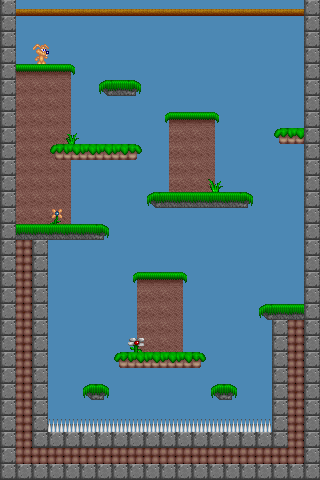

Rendered tile map (Tiled .tmx) drawn with the repository's tilesets; below, a short description and the full map source, tile grids included:
An orthogonal 20x30 tile map with 16x16 px tiles, 3 tile layers (back, second, front), 2 tilesets.

<map version="1.0" orientation="orthogonal" renderorder="right-down" width="20" height="30" tilewidth="16" tileheight="16" backgroundcolor="#4c88b4" nextobjectid="1">
 <tileset firstgid="1" name="tiles" tilewidth="34" tileheight="42" tilecount="34" columns="0">
  <tile id="0">
   <properties>
    <property name="scene" value="res://scenes/misc/player_pos.tscn" />
   </properties>
   <image width="17" height="21" source="../graphics/characters/dog/sprite_1.png" />
  </tile>
  <tile id="1">
   <properties>
    <property name="scene" value="res://scenes/enemies/enemy_1.tscn" />
   </properties>
   <image width="17" height="21" source="../graphics/characters/frog/sprite_1.png" />
  </tile>
  <tile id="2">
   <properties>
    <property name="scene" value="res://scenes/enemies/bear.tscn" />
   </properties>
   <image width="15" height="19" source="../graphics/characters/bear/sprite_1.png" />
  </tile>
  <tile id="3">
   <properties>
    <property name="scene" value="res://scenes/enemies/monkey.tscn" />
   </properties>
   <image width="15" height="19" source="../graphics/characters/monkey/sprite_1.png" />
  </tile>
  <tile id="5">
   <properties>
    <property name="scene" value="res://scenes/tiles/dirt_center.tscn" />
   </properties>
   <image width="16" height="16" source="../graphics/tiles/dirt_center.png" />
  </tile>
  <tile id="6">
   <properties>
    <property name="scene" value="res://scenes/tiles/dirt_left.tscn" />
   </properties>
   <image width="16" height="16" source="../graphics/tiles/dirt_left.png" />
  </tile>
  <tile id="7">
   <properties>
    <property name="scene" value="res://scenes/tiles/dirt_mid.tscn" />
   </properties>
   <image width="16" height="16" source="../graphics/tiles/dirt_mid.png" />
  </tile>
  <tile id="8">
   <properties>
    <property name="scene" value="res://scenes/tiles/dirt_right.tscn" />
   </properties>
   <image width="16" height="16" source="../graphics/tiles/dirt_right.png" />
  </tile>
  <tile id="15">
   <properties>
    <property name="scene" value="res://scenes/tiles/oneway_mid_left.tscn" />
   </properties>
   <image width="16" height="16" source="../graphics/tiles/dirt2_mid_left.png" />
  </tile>
  <tile id="16">
   <properties>
    <property name="scene" value="res://scenes/tiles/oneway_mid_right.tscn" />
   </properties>
   <image width="16" height="16" source="../graphics/tiles/dirt2_mid_right.png" />
  </tile>
  <tile id="17">
   <properties>
    <property name="scene" value="res://scenes/tiles/oneway_left.tscn" />
   </properties>
   <image width="16" height="16" source="../graphics/tiles/dirt2_left.png" />
  </tile>
  <tile id="18">
   <properties>
    <property name="scene" value="res://scenes/tiles/oneway_mid.tscn" />
   </properties>
   <image width="16" height="16" source="../graphics/tiles/dirt2_mid.png" />
  </tile>
  <tile id="19">
   <properties>
    <property name="scene" value="res://scenes/tiles/oneway_right.tscn" />
   </properties>
   <image width="16" height="16" source="../graphics/tiles/dirt2_right.png" />
  </tile>
  <tile id="20">
   <properties>
    <property name="scene" value="res://scenes/tiles/lift.tscn" />
   </properties>
   <image width="16" height="7" source="../graphics/tiles/lift_1.png" />
  </tile>
  <tile id="21">
   <properties>
    <property name="scene" value="res://scenes/tiles/spikes.tscn" />
   </properties>
   <image width="16" height="16" source="../graphics/tiles/spikes.png" />
  </tile>
  <tile id="22">
   <properties>
    <property name="scene" value="res://scenes/tiles/grassstone_left.tscn" />
   </properties>
   <image width="16" height="16" source="../graphics/tiles/grassstone_left.png" />
  </tile>
  <tile id="23">
   <properties>
    <property name="scene" value="res://scenes/tiles/grassstone_mid.tscn" />
   </properties>
   <image width="16" height="16" source="../graphics/tiles/grassstone_mid.png" />
  </tile>
  <tile id="24">
   <properties>
    <property name="scene" value="res://scenes/tiles/grassstone_right.tscn" />
   </properties>
   <image width="16" height="16" source="../graphics/tiles/grassstone_right.png" />
  </tile>
  <tile id="25">
   <properties>
    <property name="scene" value="res://scenes/tiles/phantom_1.tscn" />
   </properties>
   <image width="16" height="16" source="../graphics/tiles/phantom_1_1.png" />
  </tile>
  <tile id="26">
   <properties>
    <property name="scene" value="res://scenes/tiles/random_dirt.tscn" />
   </properties>
   <image width="16" height="16" source="../graphics/tiles/random_dirt_1.png" />
  </tile>
  <tile id="27">
   <properties>
    <property name="scene" value="res://scenes/tiles/stone.tscn" />
   </properties>
   <image width="16" height="16" source="../graphics/tiles/stone1.png" />
  </tile>
  <tile id="28">
   <properties>
    <property name="scene" value="res://scenes/decor/decor_1.tscn" />
   </properties>
   <image width="16" height="16" source="../graphics/decor/decor_1.png" />
  </tile>
  <tile id="29">
   <properties>
    <property name="scene" value="res://scenes/decor/decor_2.tscn" />
   </properties>
   <image width="16" height="16" source="../graphics/decor/decor_2.png" />
  </tile>
  <tile id="30">
   <properties>
    <property name="scene" value="res://scenes/decor/decor_3.tscn" />
   </properties>
   <image width="16" height="16" source="../graphics/decor/decor_3.png" />
  </tile>
  <tile id="31">
   <properties>
    <property name="scene" value="res://scenes/decor/decor_4.tscn" />
   </properties>
   <image width="16" height="16" source="../graphics/decor/decor_4.png" />
  </tile>
  <tile id="32">
   <properties>
    <property name="scene" value="res://scenes/decor/decor_5.tscn" />
   </properties>
   <image width="16" height="16" source="../graphics/decor/decor_5.png" />
  </tile>
  <tile id="33">
   <properties>
    <property name="scene" value="res://scenes/decor/decor_6.tscn" />
   </properties>
   <image width="16" height="16" source="../graphics/decor/decor_6.png" />
  </tile>
  <tile id="34">
   <properties>
    <property name="scene" value="res://scenes/decor/decor_7.tscn" />
   </properties>
   <image width="16" height="16" source="../graphics/decor/decor_7.png" />
  </tile>
  <tile id="35">
   <properties>
    <property name="scene" value="res://scenes/decor/decor_8.tscn" />
   </properties>
   <image width="16" height="16" source="../graphics/decor/decor_8.png" />
  </tile>
  <tile id="36">
   <properties>
    <property name="scene" value="res://scenes/items/apple_pick.tscn" />
   </properties>
   <image width="12" height="13" source="../graphics/items/apple.png" />
  </tile>
  <tile id="37">
   <properties>
    <property name="scene" value="res://scenes/items/diamond_red.tscn" />
   </properties>
   <image width="13" height="10" source="../graphics/items/diamond_red.png" />
  </tile>
  <tile id="38">
   <properties>
    <property name="scene" value="res://scenes/items/meat.tscn" />
   </properties>
   <image width="14" height="11" source="../graphics/items/meat.png" />
  </tile>
  <tile id="39">
   <properties>
    <property name="scene" value="res://scenes/items/item_watermelon.tscn" />
   </properties>
   <image width="15" height="15" source="../graphics/items/watermelon.png" />
  </tile>
  <tile id="41">
   <properties>
    <property name="scene" value="res://scenes/tiles/oneway_center.tscn" />
   </properties>
   <image width="16" height="16" source="../graphics/tiles/dirt2_center.png" />
  </tile>
 </tileset>
 <tileset firstgid="43" name="tiles" tilewidth="34" tileheight="42" tilecount="18" columns="0">
  <tile id="0">
   <properties>
    <property name="scene" value="res://scenes/tiles/dirt_center.tscn" />
   </properties>
   <image width="16" height="16" source="../graphics/tiles/dirt_center.png" />
  </tile>
  <tile id="1">
   <properties>
    <property name="scene" value="res://scenes/tiles/dirt_left.tscn" />
   </properties>
   <image width="16" height="16" source="../graphics/tiles/dirt_left.png" />
  </tile>
  <tile id="2">
   <properties>
    <property name="scene" value="res://scenes/tiles/dirt_mid.tscn" />
   </properties>
   <image width="16" height="16" source="../graphics/tiles/dirt_mid.png" />
  </tile>
  <tile id="3">
   <properties>
    <property name="scene" value="res://scenes/tiles/dirt_right.tscn" />
   </properties>
   <image width="16" height="16" source="../graphics/tiles/dirt_right.png" />
  </tile>
  <tile id="4">
   <properties>
    <property name="scene" value="res://scenes/tiles/oneway_center.tscn" />
   </properties>
   <image width="16" height="16" source="../graphics/tiles/dirt2_center.png" />
  </tile>
  <tile id="5">
   <properties>
    <property name="scene" value="res://scenes/tiles/oneway_mid.tscn" />
   </properties>
   <image width="16" height="16" source="../graphics/tiles/dirt2_mid.png" />
  </tile>
  <tile id="6">
   <properties>
    <property name="scene" value="res://scenes/items/item_watermelon.tscn" />
   </properties>
   <image width="15" height="15" source="../graphics/items/watermelon.png" />
  </tile>
  <tile id="8">
   <properties>
    <property name="scene" value="res://scenes/enemies/enemy_1.tscn" />
   </properties>
   <image width="17" height="21" source="../graphics/characters/frog/sprite_2.png" />
  </tile>
  <tile id="9">
   <properties>
    <property name="scene" value="res://scenes/items/diamond_red.tscn" />
   </properties>
   <image width="13" height="10" source="../graphics/items/diamond_red.png" />
  </tile>
  <tile id="10">
   <properties>
    <property name="scene" value="res://scenes/tiles/spikes.tscn" />
   </properties>
   <image width="16" height="16" source="../graphics/tiles/spikes.png" />
  </tile>
  <tile id="11">
   <properties>
    <property name="scene" value="res://scenes/items/meat.tscn" />
   </properties>
   <image width="14" height="11" source="../graphics/items/meat.png" />
  </tile>
  <tile id="12">
   <properties>
    <property name="scene" value="res://scenes/enemies/bear.tscn" />
   </properties>
   <image width="15" height="19" source="../graphics/characters/bear/sprite_1.png" />
  </tile>
  <tile id="13">
   <properties>
    <property name="scene" value="res://scenes/tiles/lift.tscn" />
   </properties>
   <image width="16" height="7" source="../graphics/tiles/lift_1.png" />
  </tile>
  <tile id="14">
   <properties>
    <property name="scene" value="res://scenes/tiles/stone.tscn" />
   </properties>
   <image width="16" height="16" source="../graphics/tiles/stone2.png" />
  </tile>
  <tile id="15">
   <properties>
    <property name="scene" value="res://scenes/enemies/monkey.tscn" />
   </properties>
   <image width="15" height="19" source="../graphics/characters/monkey/sprite_1.png" />
  </tile>
  <tile id="16">
   <properties>
    <property name="scene" value="res://scenes/misc/player_pos.tscn" />
   </properties>
   <image width="17" height="21" source="../graphics/characters/dog/sprite_1.png" />
  </tile>
  <tile id="18">
   <properties>
    <property name="scene" value="res://scenes/tiles/phantom_1.tscn" />
   </properties>
   <image width="16" height="16" source="../graphics/tiles/phantom_1_1.png" />
  </tile>
  <tile id="19">
   <properties>
    <property name="scene" value="res://scenes/tiles/random_dirt.tscn" />
   </properties>
   <image width="16" height="16" source="../graphics/tiles/random_dirt_1.png" />
  </tile>
 </tileset>
 <layer name="back" width="20" height="30">
  <data encoding="csv">
0,0,0,0,0,0,0,0,0,0,0,0,0,0,0,0,0,0,0,0,
0,0,0,0,0,0,0,0,0,0,0,0,0,0,0,0,0,0,0,0,
0,0,0,0,0,0,0,0,0,0,0,0,0,0,0,0,0,0,0,0,
0,0,0,0,0,0,0,0,0,0,0,0,0,0,0,0,0,0,0,0,
0,0,0,0,0,0,0,0,0,0,0,0,0,0,0,0,0,0,0,0,
0,42,42,42,16,0,0,0,0,0,0,0,0,0,0,0,0,0,0,0,
0,42,42,42,16,0,0,0,0,0,0,0,0,0,0,0,0,0,0,0,
0,42,42,42,16,0,0,0,0,0,0,0,0,0,0,0,0,0,0,0,
0,42,42,42,16,0,0,0,0,0,17,42,42,16,0,0,0,0,0,0,
0,42,42,42,0,0,0,0,0,0,17,42,42,16,0,0,0,0,0,0,
0,42,42,42,16,0,0,0,0,0,17,42,42,16,0,0,0,0,0,0,
0,42,42,42,16,0,0,0,0,0,17,42,42,16,0,0,0,0,0,0,
0,42,42,42,16,0,0,0,0,0,0,0,0,0,0,0,0,0,0,0,
0,42,42,42,16,0,0,0,0,0,0,0,0,0,0,0,0,0,0,0,
0,0,0,0,0,0,0,0,0,0,0,0,0,0,0,0,0,0,0,0,
0,0,0,0,0,0,0,0,0,0,0,0,0,0,0,0,0,0,0,0,
0,0,0,0,0,0,0,0,0,0,0,0,0,0,0,0,0,0,0,0,
0,0,0,0,0,0,0,0,0,0,0,0,0,0,0,0,0,0,0,0,
0,0,0,0,0,0,0,0,17,42,42,16,0,0,0,0,0,0,0,0,
0,0,0,0,0,0,0,0,17,42,42,16,0,0,0,0,0,0,0,0,
0,0,0,0,0,0,0,0,17,42,42,16,0,0,0,0,0,0,0,0,
0,0,0,0,0,0,0,0,17,42,42,16,0,0,0,0,0,0,0,0,
0,0,0,0,0,0,0,0,0,0,0,0,0,0,0,0,0,0,0,0,
0,0,0,0,0,0,0,0,0,0,0,0,0,0,0,0,0,0,0,0,
0,0,0,0,0,0,0,0,0,0,0,0,0,0,0,0,0,0,0,0,
0,0,0,0,0,0,0,0,0,0,0,0,0,0,0,0,0,0,0,0,
0,0,0,0,0,0,0,0,0,0,0,0,0,0,0,0,0,0,0,0,
0,0,0,0,0,0,0,0,0,0,0,0,0,0,0,0,0,0,0,0,
0,0,0,0,0,0,0,0,0,0,0,0,0,0,0,0,0,0,0,0,
0,0,0,0,0,0,0,0,0,0,0,0,0,0,0,0,0,0,0,0
</data>
 </layer>
 <layer name="second" width="20" height="30">
  <data encoding="csv">
0,0,0,0,0,0,0,0,0,0,0,0,0,0,0,0,0,0,0,0,
0,0,0,0,0,0,0,0,0,0,0,0,0,0,0,0,0,0,0,0,
0,0,0,0,0,0,0,0,0,0,0,0,0,0,0,0,0,0,0,0,
0,0,0,0,0,0,0,0,0,0,0,0,0,0,0,0,0,0,0,0,
0,0,0,0,0,0,0,0,0,0,0,0,0,0,0,0,0,0,0,0,
0,0,0,0,0,0,0,0,0,0,0,0,0,0,0,0,0,0,0,0,
0,0,0,0,0,0,0,0,0,0,0,0,0,0,0,0,0,0,0,0,
0,0,0,0,0,0,0,0,0,0,0,0,0,0,0,0,0,0,0,0,
0,0,0,0,31,0,0,0,0,0,0,0,0,0,0,0,0,0,0,0,
0,0,0,0,0,0,0,0,0,0,0,0,0,0,0,0,0,0,0,0,
0,0,0,0,0,0,0,0,0,0,0,0,0,0,0,0,0,0,0,0,
0,0,0,0,0,0,0,0,0,0,0,0,0,36,0,0,0,0,0,0,
0,0,0,0,0,0,0,0,0,0,0,0,0,0,0,0,0,0,0,0,
0,0,0,29,0,0,0,0,0,0,0,0,0,0,0,0,0,0,0,0,
0,0,0,0,0,0,0,0,0,0,0,0,0,0,0,0,0,0,0,0,
0,0,0,0,0,0,0,0,0,0,0,0,0,0,0,0,0,0,0,0,
0,0,0,0,0,0,0,0,0,0,0,0,0,0,0,0,0,0,0,0,
0,0,0,0,0,0,0,0,0,0,0,0,0,0,0,0,0,0,0,0,
0,0,0,0,0,0,0,0,0,0,0,0,0,0,0,0,0,0,0,0,
0,0,0,0,0,0,0,0,0,0,0,0,0,0,0,0,0,0,0,0,
0,0,0,0,0,0,0,0,0,0,0,0,0,0,0,0,0,0,0,0,
0,0,0,0,0,0,0,0,30,0,0,0,0,0,0,0,0,0,0,0,
0,0,0,0,0,0,0,0,0,0,0,0,0,0,0,0,0,0,0,0,
0,0,0,0,0,0,0,0,0,0,0,0,0,0,0,0,0,0,0,0,
0,0,0,0,0,0,0,0,0,0,0,0,0,0,0,0,0,0,0,0,
0,0,0,0,0,0,0,0,0,0,0,0,0,0,0,0,0,0,0,0,
0,0,0,0,0,0,0,0,0,0,0,0,0,0,0,0,0,0,0,0,
0,0,0,0,0,0,0,0,0,0,0,0,0,0,0,0,0,0,0,0,
0,0,0,0,0,0,0,0,0,0,0,0,0,0,0,0,0,0,0,0,
0,0,0,0,0,0,0,0,0,0,0,0,0,0,0,0,0,0,0,0
</data>
 </layer>
 <layer name="front" width="20" height="30">
  <data encoding="csv">
28,21,21,21,21,21,21,21,21,21,21,21,21,21,21,21,21,21,21,28,
28,0,0,0,0,0,0,0,0,0,0,0,0,0,0,0,0,0,0,28,
28,0,0,0,0,0,0,0,0,0,0,0,0,0,0,0,0,0,0,28,
28,0,1,0,0,0,0,0,0,0,0,0,0,0,0,0,0,0,0,28,
28,19,19,19,20,0,0,0,0,0,0,0,0,0,0,0,0,0,0,28,
28,0,0,0,0,0,23,24,25,0,0,0,0,0,0,0,0,0,0,28,
28,0,0,0,0,0,0,0,0,0,0,0,0,0,0,0,0,0,0,28,
28,0,0,0,0,0,0,0,0,0,18,19,19,20,0,0,0,0,0,28,
28,0,0,0,0,0,0,0,0,0,0,0,0,0,0,0,0,7,8,28,
28,0,0,7,8,8,8,8,9,0,0,0,0,0,0,0,0,0,0,28,
28,0,0,0,0,0,0,0,0,0,0,0,0,0,0,0,0,0,0,28,
28,0,0,0,0,0,0,0,0,0,0,0,0,0,0,0,0,0,0,28,
28,0,0,0,0,0,0,0,0,23,24,24,24,24,24,25,0,0,0,28,
28,0,0,0,0,0,0,0,0,0,0,0,0,0,0,0,0,0,0,28,
28,24,24,24,24,24,25,0,0,0,0,0,0,0,0,0,0,0,0,28,
28,26,28,0,0,0,0,0,0,0,0,0,0,0,0,0,0,0,0,28,
28,26,28,0,0,0,0,0,0,0,0,0,0,0,0,0,0,0,0,28,
28,26,28,0,0,0,0,0,18,19,19,20,0,0,0,0,0,0,0,28,
28,26,28,0,0,0,0,0,0,0,0,0,0,0,0,0,0,0,0,28,
28,26,28,0,0,0,0,0,0,0,0,0,0,0,0,0,23,24,24,28,
28,26,28,0,0,0,0,0,0,0,0,0,0,0,0,0,0,28,26,28,
28,26,28,0,0,0,0,0,0,0,0,0,0,0,0,0,0,28,26,28,
28,26,28,0,0,0,0,7,8,8,8,8,9,0,0,0,0,28,26,28,
28,26,28,0,0,0,0,0,0,0,0,0,0,0,0,0,0,28,26,28,
28,26,28,0,0,23,25,0,0,0,0,0,0,23,25,0,0,28,26,28,
28,26,28,0,0,0,0,0,0,0,0,0,0,0,0,0,0,28,26,28,
28,26,28,22,22,22,22,22,22,22,22,22,22,22,22,22,22,28,26,28,
28,26,28,28,28,28,28,28,28,28,28,28,28,28,28,28,28,28,26,28,
28,26,26,26,26,26,26,26,26,26,26,26,26,26,26,26,26,26,26,28,
28,28,28,28,28,28,28,28,28,28,28,28,28,28,28,28,28,28,28,28
</data>
 </layer>
</map>
